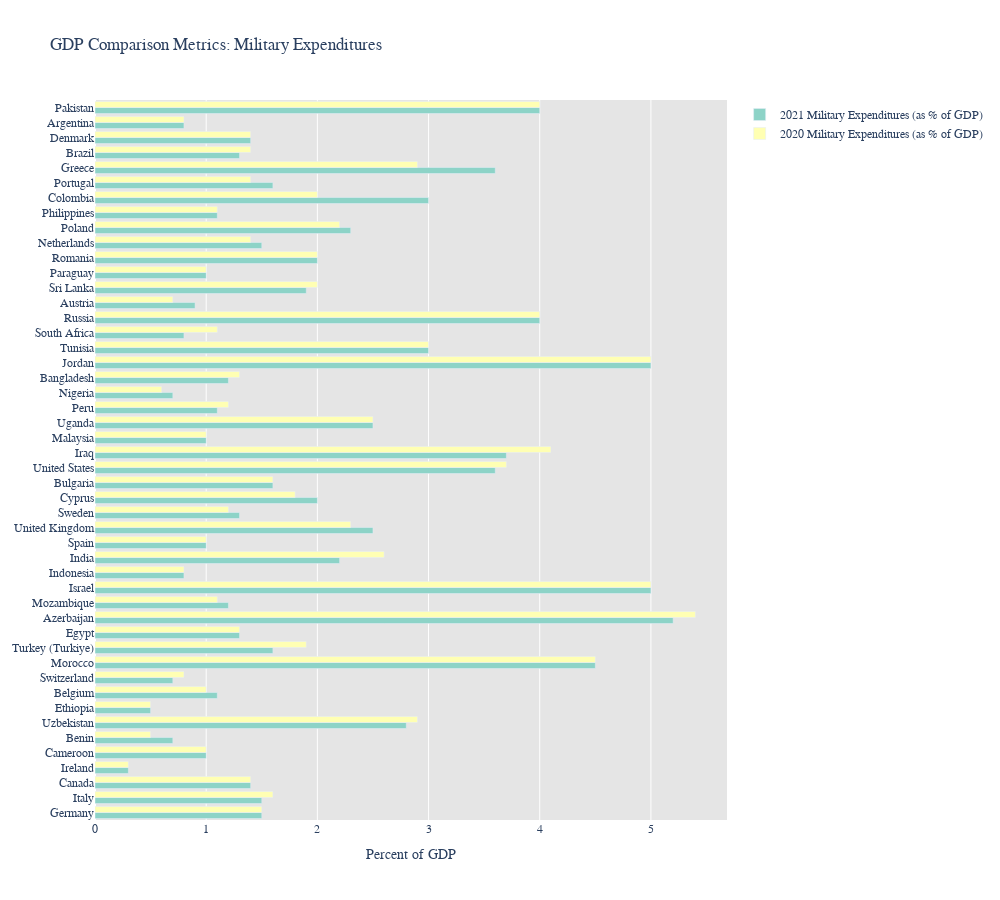

Notebook code for this chart:
### Markdown cell above
## All Countries: Military expenditures chart 1 or 1

### Code cell
#2021 Comparison Metrics Bar Chart: Military

fig = go.Figure()

country = df["Country"]


#2021
fig.add_trace(go.Bar(
    x= df["2021 Military Expenditures (as % of GDP)"], y=country,
    name="2021 Military Expenditures (as % of GDP)",
    orientation='h'
)) 

#2020
fig.add_trace(go.Bar(
    x= df["2020 Military Expenditures (as % of GDP)"], y=country,
    name="2020 Military Expenditures (as % of GDP)",
    orientation='h'
)) 



fig.update_layout(
    title_text="GDP Comparison Metrics: Military Expenditures",
    plot_bgcolor="rgb(229, 229, 229)",
    width=1000,
    height =900,
    font_family="Century Gothic",
    colorway = px.colors.qualitative.Set3,
    xaxis_title="Percent of GDP",

    
)

fig.show()

### Figure 1 — Plotly figure (JSON) as saved in the notebook; plotly's stock layout.template omitted (floating-point values rounded to 4 significant figures)
{"data": [{"name": "2021 Military Expenditures (as % of GDP)", "orientation": "h", "type": "bar", "x": [1.5, 1.5, 1.4, 0.3, 1, 0.7, 2.8, 0.5, 1.1, 0.7, 4.5, 1.6, 1.3, 5.2, 1.2, 5, 0.8, 2.2, 1, 2.5, 1.3, 2, 1.6, 3.6, 3.7, 1, 2.5, 1.1, 0.7, 1.2, 5, 3, 0.8, 4, 0.9, 1.9, 1, 2, 1.5, 2.3, 1.1, 3, 1.6, 3.6, 1.3, 1.4, 0.8, 4], "y": ["Germany", "Italy", "Canada", "Ireland", "Cameroon", "Benin", "Uzbekistan", "Ethiopia", "Belgium", "Switzerland", "Morocco", "Turkey (Turkiye)", "Egypt", "Azerbaijan", "Mozambique", "Israel", "Indonesia", "India", "Spain", "United Kingdom", "Sweden", "Cyprus", "Bulgaria", "United States", "Iraq", "Malaysia", "Uganda", "Peru", "Nigeria", "Bangladesh", "Jordan", "Tunisia", "South Africa", "Russia", "Austria", "Sri Lanka", "Paraguay", "Romania", "Netherlands", "Poland", "Philippines", "Colombia", "Portugal", "Greece", "Brazil", "Denmark", "Argentina", "Pakistan"]}, {"name": "2020 Military Expenditures (as % of GDP)", "orientation": "h", "type": "bar", "x": [1.5, 1.6, 1.4, 0.3, 1, 0.5, 2.9, 0.5, 1, 0.8, 4.5, 1.9, 1.3, 5.4, 1.1, 5, 0.8, 2.6, 1, 2.3, 1.2, 1.8, 1.6, 3.7, 4.1, 1, 2.5, 1.2, 0.6, 1.3, 5, 3, 1.1, 4, 0.7, 2, 1, 2, 1.4, 2.2, 1.1, 2, 1.4, 2.9, 1.4, 1.4, 0.8, 4], "y": ["Germany", "Italy", "Canada", "Ireland", "Cameroon", "Benin", "Uzbekistan", "Ethiopia", "Belgium", "Switzerland", "Morocco", "Turkey (Turkiye)", "Egypt", "Azerbaijan", "Mozambique", "Israel", "Indonesia", "India", "Spain", "United Kingdom", "Sweden", "Cyprus", "Bulgaria", "United States", "Iraq", "Malaysia", "Uganda", "Peru", "Nigeria", "Bangladesh", "Jordan", "Tunisia", "South Africa", "Russia", "Austria", "Sri Lanka", "Paraguay", "Romania", "Netherlands", "Poland", "Philippines", "Colombia", "Portugal", "Greece", "Brazil", "Denmark", "Argentina", "Pakistan"]}], "layout": {"colorway": ["rgb(141,211,199)", "rgb(255,255,179)", "rgb(190,186,218)", "rgb(251,128,114)", "rgb(128,177,211)", "rgb(253,180,98)", "rgb(179,222,105)", "rgb(252,205,229)", "rgb(217,217,217)", "rgb(188,128,189)", "rgb(204,235,197)", "rgb(255,237,111)"], "font": {"family": "Century Gothic"}, "height": 900, "plot_bgcolor": "rgb(229, 229, 229)", "title": {"text": "GDP Comparison Metrics: Military Expenditures"}, "width": 1000, "xaxis": {"title": {"text": "Percent of GDP"}}}}
